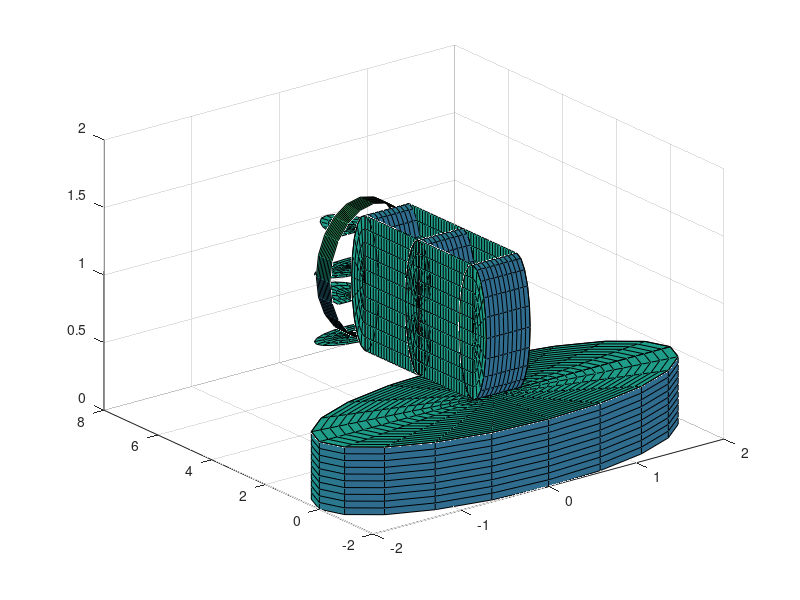

MATLAB code for this plot: (Note: this script raises an error after producing the figure.)
function rob=bracito
%base

theta=0:0.1.*pi:2*pi;
rbase=0:0.1:2;
[rbm,tm]=meshgrid(rbase,theta);
xbm=rbm.*cos(tm);
ybm=rbm.*sin(tm);
h1=surfl(xbm,ybm,0.5.*ones(size(xbm)));
hold on
r2=2.*ones(1,11);
[rpm,tpm]=meshgrid(r2,theta);
xpm=rpm.*cos(tpm);
ypm=rpm.*sin(tpm);
h2=surfl(xpm,ypm,ones(size(xpm))*diag(0:0.05:0.5));
rob.hombro=eje(0,0,1,[0 1 0],90);
rob.brazo=tramo(0,0,1,[0 1 0],90);
rob.codo=eje(0,2,1,[0 1 0],90);
rob.antebrazo=tramo(0,2,1,[0 1 0],90);
rob.munecav=eje(0,4,1,[0 1 0],90);
rob.munecar=eje(0,4.75,1,[1 0 0 ],90);
rob.pinza=efector(0,5,1,[1 0 0],-90);
axis 'equal'
set(gca,'Xlim',[-7 7],'Ylim',[-7 7],'Zlim',[0 7])

colormap([1 0.8 0]);
light 
lighting gouraud
lightangle(45,45)
shading flat
material dull
rob=rotador(rob,'munecar',90);
end

function heje=eje(x,y,z,rot,omega)
theta=0:0.1.*pi:2*pi;
r2=0.5.*ones(1,11);
[rpm,tpm]=meshgrid(r2,theta);
xpm=rpm.*cos(tpm);
ypm=rpm.*sin(tpm);
h=surfl(x+xpm,y+ypm,z-0.25+ones(size(xpm))*diag(0:0.05:0.5));
rotate(h,rot,omega,[x,y,z]);
heje.h=h;
heje.centro=[x y z];
heje.eje=cross(rot,[0 0 1]);
end

function ht=tramo(x,y,z,rot,omega)
theta=0:0.1.*pi:pi;
rbase=0:0.1:0.5;
[rbm,tm]=meshgrid(rbase,theta);
xbm=rbm.*cos(tm);
ybm=rbm.*sin(tm)+2 ;%la longitud del tramo es 2
t(1)=surfl(xbm+x,ybm+y,z+0.25+zeros(size(xbm)));
t(2)=surfl(xbm+x,ybm+y,z-0.25+zeros(size(xbm)));
theta=pi:0.1.*pi:2*pi;
[rbm,tm]=meshgrid(rbase,theta);
xbm=rbm.*cos(tm);
ybm=rbm.*sin(tm);
t(3)=surfl(xbm+x,y+ybm,z+0.25+zeros(size(xbm)));
t(4)=surfl(xbm+x,y+ybm,z-0.25+zeros(size(xbm)));
yl=0:0.1:2;
xl=-0.5:0.1:0.5;
[xlm,ylm]=meshgrid(xl,yl);
t(5)=surfl(xlm+x,ylm+y,z+0.25+zeros(size(xlm)));
t(6)=surfl(xlm+x,ylm+y,z-0.25+zeros(size(xlm)));
[xlm,ylm]=meshgrid(xl,yl);
rotatetr(t,rot,omega,[x,y,z]);
ht.h=t;
ht.centro=[x y z];
end

function he=efector(x,y,z,rot,omega,apert)
theta=0:0.1.*pi:2*pi;
rbase=0:0.1:0.5;
[rbm,tm]=meshgrid(rbase,theta);
xbm=rbm.*cos(tm);
ybm=rbm.*sin(tm);
e(1)=surfl(xbm+x,ybm+y,z+zeros(size(xbm)));
e(2)=surfl(xbm+x,ybm+y,z-0.5+zeros(size(xbm)));
theta=0:0.1.*pi:pi;
rbase=0:0.05:0.25;
[rbm,tm]=meshgrid(rbase,theta);
xbm=rbm.*cos(tm);
ybm=rbm.*5.*sin(tm);
e(3)=surfl(xbm+x,ybm+y,z+0.25+zeros(size(xbm)));
e(4)=surfl(xbm+x,ybm+y,z-0.25+zeros(size(xbm)));
f=[e(3),e(4)];
rotate(f,[0,0],90,[x,y,z]);
rotatetr(e,rot,omega,[x,y,z]);
he.h=e;
he.centro=[x y z];
end

function rotatetr(t,eje,degrees,point)
for i=1:size(t,2)
    rotate(t(i),eje,degrees,point);
end
end